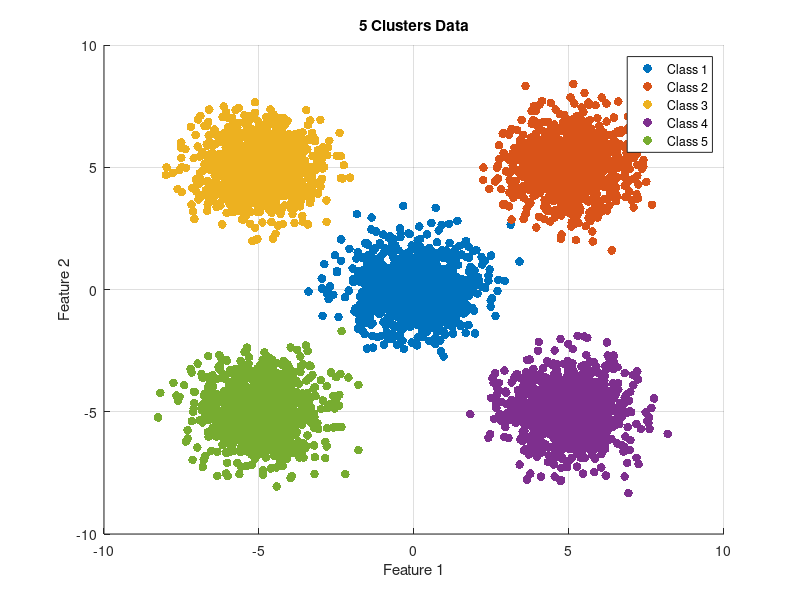

Write MATLAB code to recreate this figure. (Note: this script raises an error after producing the figure.)
clc; clear; close all;

%% Thông số
num_classes = 5;      % số lớp
points_per_class = 1000;  % số điểm mỗi lớp
dim = 2;              % dữ liệu 2D để vẽ

%% Khởi tạo
X = [];
Y = [];

%% Tạo 5 cụm
centers = [ 0 0;
            5 5;
           -5 5;
            5 -5;
           -5 -5];   % 5 tâm khác nhau

for c = 1:num_classes
    data = randn(points_per_class, dim) + centers(c,:);
    X = [X; data];                     % ghép dữ liệu
    Y = [Y; c*ones(points_per_class,1)]; % nhãn lớp
end

%% Plot
figure(1);
hold on;
colors = lines(num_classes);

for c = 1:num_classes
    scatter(X(Y==c,1), X(Y==c,2), 40, ...
            colors(c,:), 'filled');
end

title('5 Clusters Data');
xlabel('Feature 1');
ylabel('Feature 2');
legend('Class 1','Class 2','Class 3','Class 4','Class 5');
grid on;

%% Prepare Data
N = points_per_class;
train_factor = .7*N;
test_factor = N - train_factor;

N_total = size(X,1);
idx = randperm(N_total);

train_factor = round(0.7*N_total);

% Training dataset
trainset = X(idx(1:train_factor),:);
trainlabel = Y(idx(1:train_factor));

% Testing dataset
testset = X(idx(train_factor+1:end),:);
testlabel = Y(idx(train_factor+1:end));

%% NN initial parameters
num_neuron = 10;
w1 = rand(dim+1, num_neuron); % num input x num neurons
w2 = rand(num_neuron+1, 5); % num neurons + 1 x num output

eta = .09;
b1 = 1;
b2 = 1;
o_target = zeros(5,1);

%% Train
for epoch = 1:100
    epoch
    % Train
    E = 0;

    for ii = 1:size(trainset,1)
        x = trainset(ii,:)';
        [o1,o2,net1,net2] = FeedForward_NN(x,b1,b2,w1,w2);
        o_target = zeros(5,1);
        o_target(trainlabel(ii)) = 1;
        e = o_target - o2;
        [w1,w2] = GD_MLP(e,eta,[b1;x],[b2;o1], net1, net2, w1, w2);
        E = E + sum(e.^2);
    end
    E/train_factor
    MSE_Train(epoch) = E/train_factor;

    % Test
    E = 0;
    for ii = 1:size(testset,1)
        x = testset(ii,:)';
        [o1,o2,net1,net2] = FeedForward_NN(x,b1,b2,w1,w2);
        o_target = zeros(5,1);
        o_target(testlabel(ii)) = 1;
        e = o_target - o2;
        E = E + sum(e.^2);
    end
    E/test_factor
    MSE_Test(epoch) = E/test_factor;
end

figure(2)
plot(MSE_Train)
hold on
plot(MSE_Test)


%% ===== Decision Boundary =====
figure(3); hold on;

% Vẽ lại dữ liệu
colors = lines(num_classes);
for c = 1:num_classes
    scatter(X(Y==c,1), X(Y==c,2), 20, colors(c,:), 'filled');
end

% Tạo lưới điểm
x1range = linspace(min(X(:,1))-1, max(X(:,1))+1, 200);
x2range = linspace(min(X(:,2))-1, max(X(:,2))+1, 200);
[x1Grid, x2Grid] = meshgrid(x1range, x2range);

grid_points = [x1Grid(:) x2Grid(:)];

% Dự đoán từng điểm
pred = zeros(size(grid_points,1),1);

for i = 1:size(grid_points,1)
    x = grid_points(i,:)';
    [~,o2,~,~] = FeedForward_NN(x,b1,b2,w1,w2);
    [~,pred(i)] = max(o2);
end

% Reshape lại để vẽ contour
predGrid = reshape(pred, size(x1Grid));

% Vẽ vùng phân lớp
contourf(x1Grid, x2Grid, predGrid, num_classes-1, ...
         'LineColor','none','FaceAlpha',0.2);

title('Decision Boundary of MLP');
xlabel('Feature 1');
ylabel('Feature 2');
grid on;
